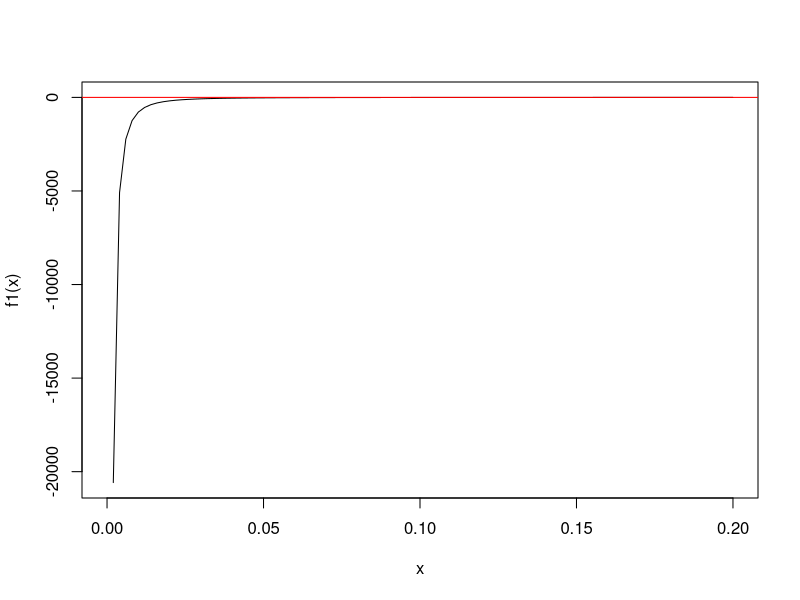

This chart was generated by the following R code:
## ---- chunk 1
f1 = function(x) {sqrt(1+3*x^2)/(2*x)-(1-x^2)/(12*x^2) - 1}
curve(f1,0,0.2)
abline(h = 0, col = "red")
